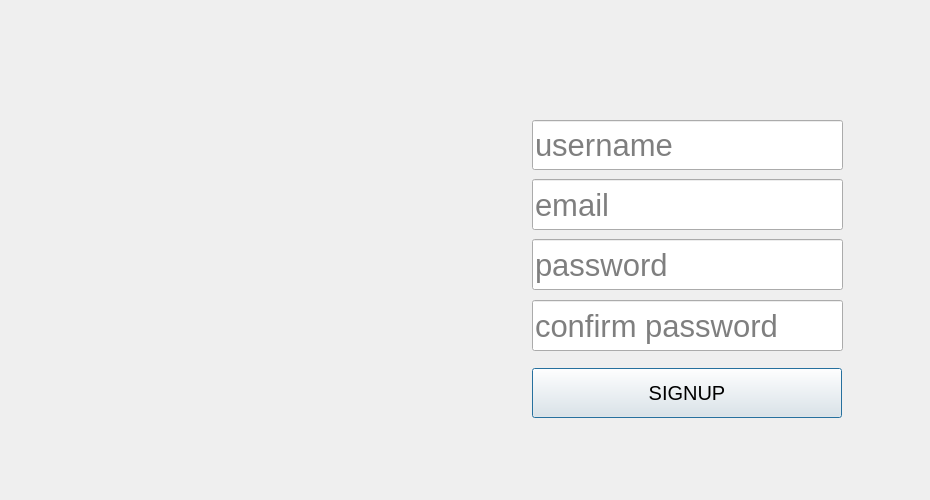
<?xml version="1.0" encoding="UTF-8"?>
<ui version="4.0">
 <class>Dialog</class>
 <widget class="QDialog" name="Dialog">
  <property name="geometry">
   <rect>
    <x>0</x>
    <y>0</y>
    <width>930</width>
    <height>500</height>
   </rect>
  </property>
  <property name="windowTitle">
   <string>Vault8</string>
  </property>
  <widget class="QWidget" name="SignUpScreen" native="true">
   <property name="geometry">
    <rect>
     <x>0</x>
     <y>0</y>
     <width>930</width>
     <height>500</height>
    </rect>
   </property>
   <property name="styleSheet">
    <string notr="true"/>
   </property>
   <widget class="QLineEdit" name="usrnmfield">
    <property name="geometry">
     <rect>
      <x>532</x>
      <y>120</y>
      <width>311</width>
      <height>50</height>
     </rect>
    </property>
    <property name="sizePolicy">
     <sizepolicy hsizetype="Fixed" vsizetype="Fixed">
      <horstretch>0</horstretch>
      <verstretch>0</verstretch>
     </sizepolicy>
    </property>
    <property name="font">
     <font>
      <pointsize>23</pointsize>
      <bold>false</bold>
     </font>
    </property>
    <property name="acceptDrops">
     <bool>false</bool>
    </property>
    <property name="autoFillBackground">
     <bool>false</bool>
    </property>
    <property name="styleSheet">
     <string notr="true"/>
    </property>
    <property name="maxLength">
     <number>20</number>
    </property>
    <property name="frame">
     <bool>true</bool>
    </property>
    <property name="placeholderText">
     <string>username</string>
    </property>
    <property name="cursorMoveStyle">
     <enum>Qt::VisualMoveStyle</enum>
    </property>
    <property name="clearButtonEnabled">
     <bool>true</bool>
    </property>
   </widget>
   <widget class="QLineEdit" name="emailfield">
    <property name="geometry">
     <rect>
      <x>532</x>
      <y>179</y>
      <width>311</width>
      <height>51</height>
     </rect>
    </property>
    <property name="font">
     <font>
      <pointsize>23</pointsize>
      <bold>false</bold>
     </font>
    </property>
    <property name="acceptDrops">
     <bool>false</bool>
    </property>
    <property name="styleSheet">
     <string notr="true"/>
    </property>
    <property name="inputMethodHints">
     <set>Qt::ImhEmailCharactersOnly</set>
    </property>
    <property name="maxLength">
     <number>50</number>
    </property>
    <property name="echoMode">
     <enum>QLineEdit::Normal</enum>
    </property>
    <property name="placeholderText">
     <string>email</string>
    </property>
    <property name="cursorMoveStyle">
     <enum>Qt::VisualMoveStyle</enum>
    </property>
    <property name="clearButtonEnabled">
     <bool>true</bool>
    </property>
   </widget>
   <widget class="QLineEdit" name="pwdfield">
    <property name="geometry">
     <rect>
      <x>532</x>
      <y>239</y>
      <width>311</width>
      <height>51</height>
     </rect>
    </property>
    <property name="font">
     <font>
      <pointsize>23</pointsize>
      <bold>false</bold>
     </font>
    </property>
    <property name="acceptDrops">
     <bool>false</bool>
    </property>
    <property name="styleSheet">
     <string notr="true"/>
    </property>
    <property name="maxLength">
     <number>20</number>
    </property>
    <property name="echoMode">
     <enum>QLineEdit::Password</enum>
    </property>
    <property name="placeholderText">
     <string>password</string>
    </property>
    <property name="cursorMoveStyle">
     <enum>Qt::VisualMoveStyle</enum>
    </property>
    <property name="clearButtonEnabled">
     <bool>true</bool>
    </property>
   </widget>
   <widget class="QLineEdit" name="cnfpwdfield">
    <property name="geometry">
     <rect>
      <x>532</x>
      <y>300</y>
      <width>311</width>
      <height>51</height>
     </rect>
    </property>
    <property name="font">
     <font>
      <pointsize>23</pointsize>
      <bold>false</bold>
     </font>
    </property>
    <property name="acceptDrops">
     <bool>false</bool>
    </property>
    <property name="styleSheet">
     <string notr="true"/>
    </property>
    <property name="maxLength">
     <number>20</number>
    </property>
    <property name="echoMode">
     <enum>QLineEdit::Password</enum>
    </property>
    <property name="placeholderText">
     <string>confirm password</string>
    </property>
    <property name="cursorMoveStyle">
     <enum>Qt::VisualMoveStyle</enum>
    </property>
    <property name="clearButtonEnabled">
     <bool>true</bool>
    </property>
   </widget>
   <widget class="QLabel" name="bg">
    <property name="geometry">
     <rect>
      <x>0</x>
      <y>0</y>
      <width>930</width>
      <height>500</height>
     </rect>
    </property>
    <property name="text">
     <string/>
    </property>
    <property name="pixmap">
     <pixmap resource="Resources.qrc">:/Images/rsrc/clover_login_bg_v1.png</pixmap>
    </property>
    <property name="scaledContents">
     <bool>true</bool>
    </property>
   </widget>
   <widget class="QPushButton" name="signupbutton">
    <property name="geometry">
     <rect>
      <x>532</x>
      <y>368</y>
      <width>310</width>
      <height>50</height>
     </rect>
    </property>
    <property name="font">
     <font>
      <pointsize>15</pointsize>
     </font>
    </property>
    <property name="styleSheet">
     <string notr="true"/>
    </property>
    <property name="text">
     <string>SIGNUP</string>
    </property>
   </widget>
   <widget class="QLabel" name="alertbox">
    <property name="geometry">
     <rect>
      <x>532</x>
      <y>430</y>
      <width>291</width>
      <height>31</height>
     </rect>
    </property>
    <property name="text">
     <string/>
    </property>
   </widget>
   <widget class="QPushButton" name="returnbtn">
    <property name="geometry">
     <rect>
      <x>527</x>
      <y>60</y>
      <width>50</width>
      <height>50</height>
     </rect>
    </property>
    <property name="styleSheet">
     <string notr="true">#returnbtn{border-radius: 25px; background-color: #00000000;}</string>
    </property>
    <property name="text">
     <string/>
    </property>
    <property name="icon">
     <iconset resource="Resources.qrc">
      <normaloff>:/Icons/rsrc/return_icon.png</normaloff>:/Icons/rsrc/return_icon.png</iconset>
    </property>
    <property name="iconSize">
     <size>
      <width>35</width>
      <height>35</height>
     </size>
    </property>
   </widget>
   <zorder>bg</zorder>
   <zorder>pwdfield</zorder>
   <zorder>usrnmfield</zorder>
   <zorder>signupbutton</zorder>
   <zorder>alertbox</zorder>
   <zorder>emailfield</zorder>
   <zorder>cnfpwdfield</zorder>
   <zorder>returnbtn</zorder>
  </widget>
 </widget>
 <resources>
  <include location="Resources.qrc"/>
 </resources>
 <connections/>
</ui>
